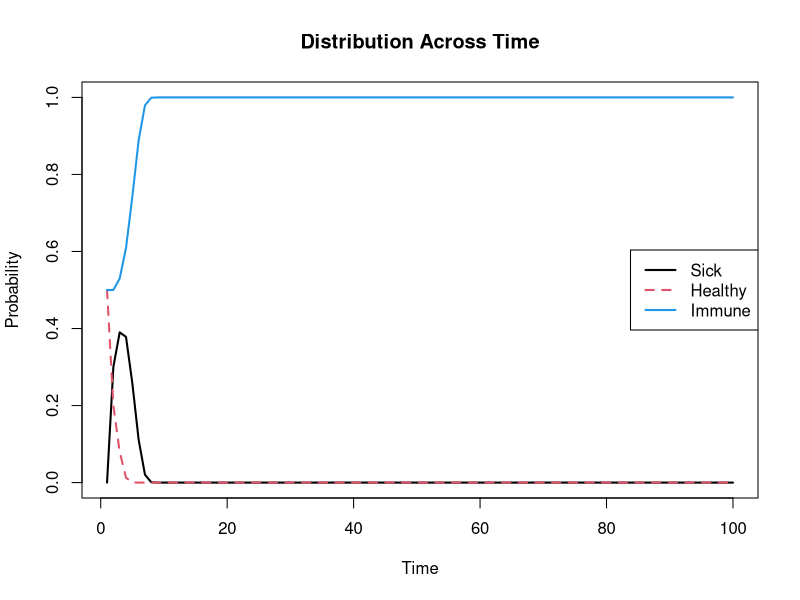
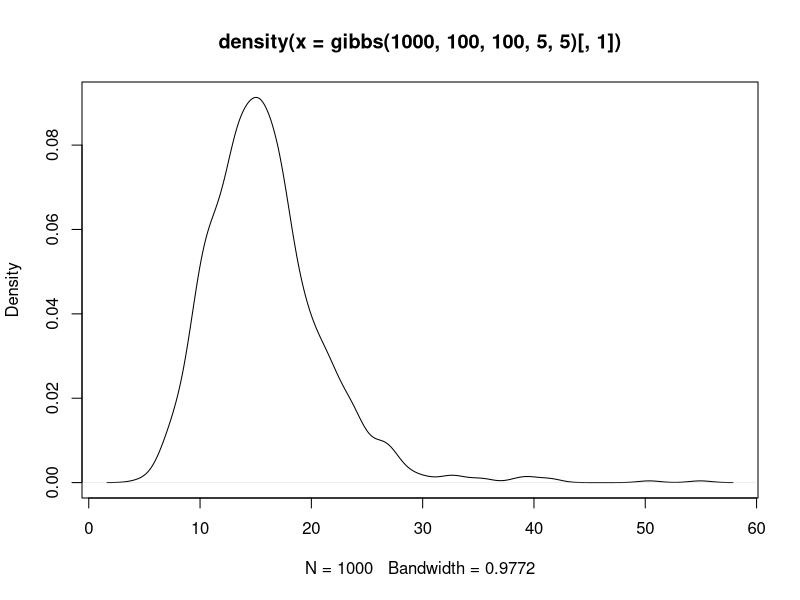
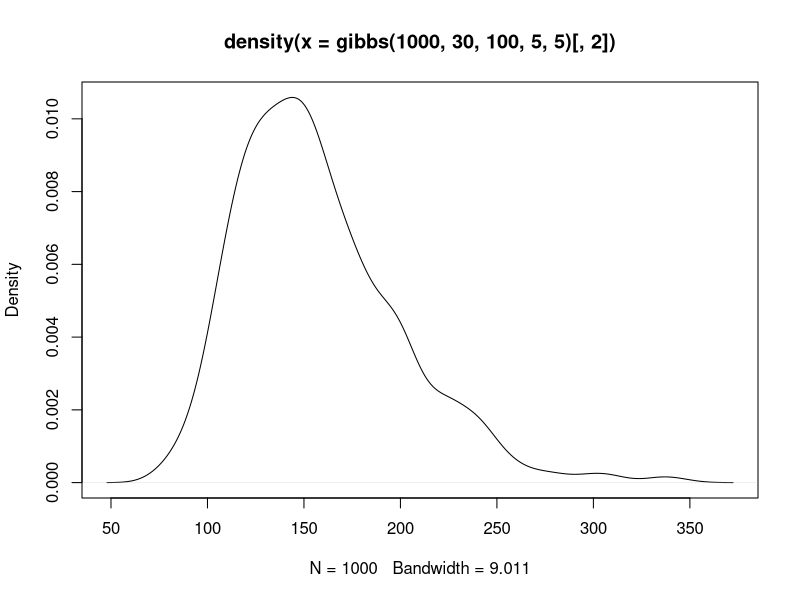

R code for these plots, in order:
#########################################################
## Bayesian Statistics: MCMC examples
## Instructor: Jason Guo
## Quant III Lab 10
#########################################################

################
# markov chain #
################

#Every person in a society can be either sick (S), healthy but not immune (H), or immune
#and healthy (I). People move from one state to another according to the following Markov
#transition probabilities:

transition <- matrix(c(0.9,0,0.1,0.6,0.4,0,0,0,1),nrow=3,byrow=TRUE)

# Plot the distribution of the states as a function of n, starting with a state where 50% of
# people are healthy and 50% are sick.

p <- as.vector(c(0, 0.5,0.5))

x <- rep(NA, 100)
y <- rep(NA, 100)
z <- rep(NA, 100)

x[1] <- 0
y[1] <- 0.5
z[1] <- 0.5

for (i in 1:99){ 
  d <- t(p) %*% transition # distribution at t = i + 1, using transition matrix at t = i
  x[i+1] <- d[1]
  y[i+1] <- d[2]
  z[i+1] <- d[3]
  transition <- transition %*% transition # transition matrix at t = i + 1
}

#distribution <- cbind(x,y,z)
#plot.ts(distribution)

plot(x, type="l", col=1, ylim=c(0,1), lwd=2,
     ylab="Probability", main="Distribution Across Time",xlab="Time")
lines(y, col=2,lwd=2 ,lty=2)
lines(z, col=4, lwd=2)
legend("right", legend=c("Sick","Healthy","Immune"), col=c(1,2,4), lty=c(1,2,1), lwd=2)

##################
## Gibbs Sampler #
##################

y <- rnorm(20, 5, 20)

gibbs <- function(n.sim, mu0, tau2, a, b){
  n <- length(y)
  theta     <- list(mu=0, sigma2=1)      # Initial values
  theta.sim <- matrix(NA, n.sim, 2)
  for (i in 1:n.sim){
    theta$mu     <- rnorm(1, (mu0/tau2 + n*mean(y)/theta$sigma2)/(1/tau2 + n/theta$sigma2), sqrt(1/(1/tau2 + n/theta$sigma2)))
    theta$sigma2 <- 1/rgamma(1, n/2 + a , .5*sum((y-theta$mu)^2) + b) 
    theta.sim[i, ]  <- unlist(theta)
  }
  theta.sim
}

# posterior distribution
plot(density(gibbs(1000, 100, 100, 5, 5)[,1]))
# posterior mean
mean(gibbs(1000, 100, 100, 5, 5)[,1])
plot(density(gibbs(1000, 30, 100, 5, 5)[,2]))